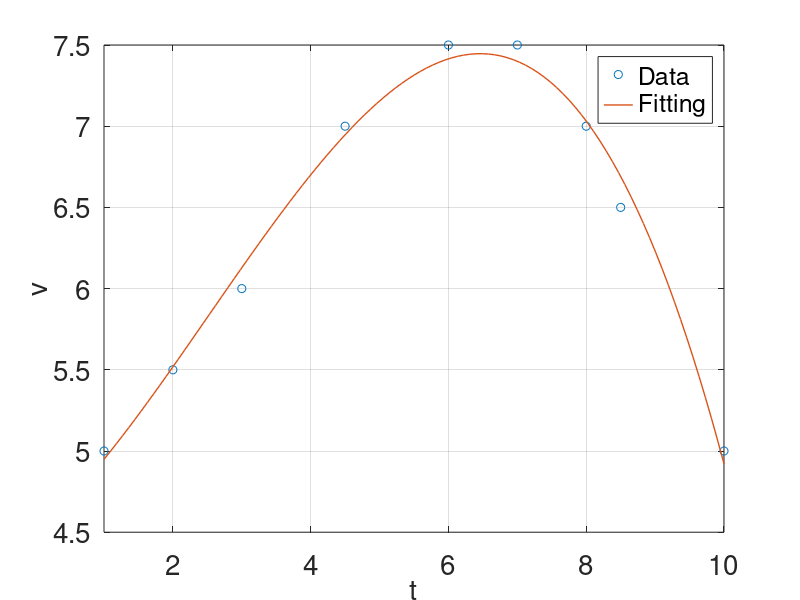

Recreate this plot in MATLAB.
# M. 'Anin Nabail 'Azhiim (2106629761)
# UAS 2020 Pak Adam

clear all
clc

# Data
t = [1,2,3,4.5,6,7,8,8.5,10];
v = [5,5.5,6,7,7.5,7.5,7,6.5,5];

# a. Integral numerik metode trapesium
A = 0;
for j=1:length(t)-1
  dt(j) = t(j+1)-t(j);
  A = A+(v(j)+v(j+1)).*dt(j)/2;
end
printf("a. Hasil dengan integral numerik = %i \n", A)

# b. Fitting polinom pangkat 3
# Metode matriks G
# Matriks G dan V
k = length(v);
G = zeros(k,4);
V = zeros(k,1);
for j=1:k
  G(j,1) = 1;
  G(j,2) = t(j);
  G(j,3) = t(j).^2;
  G(j,4) = t(j).^3;
  V(j,1) = v(j);
end
# Matriks koefisien
C = inv(transpose(G)*G)*transpose(G)*V;
# Buat data baru hasil fitting
tb = min(t):(max(t)-min(t))/100:max(t);
vb = C(1)+C(2).*tb+C(3).*tb.^2+C(4).*tb.^3;
# Integralkan data baru secara numerik (metode trapesium)
B = 0;
for j=1:length(tb)-1
  dtb(j) = tb(j+1)-tb(j);
  B = B+(vb(j)+vb(j+1)).*dtb(j)/2;
end
printf("b. Hasil dengan fitting polinomial = %i \n", B)
# Plot data dan hasil fitting (tambahan)
plot(t,v,'o',tb,vb,'linewidth',1)
legend("Data","Fitting",'fontsize',20)
set(gca,'fontsize',20)
xlabel('t','fontsize',20)
xlim([min(tb),max(tb)])
ylabel('v','fontsize',20)
grid on


